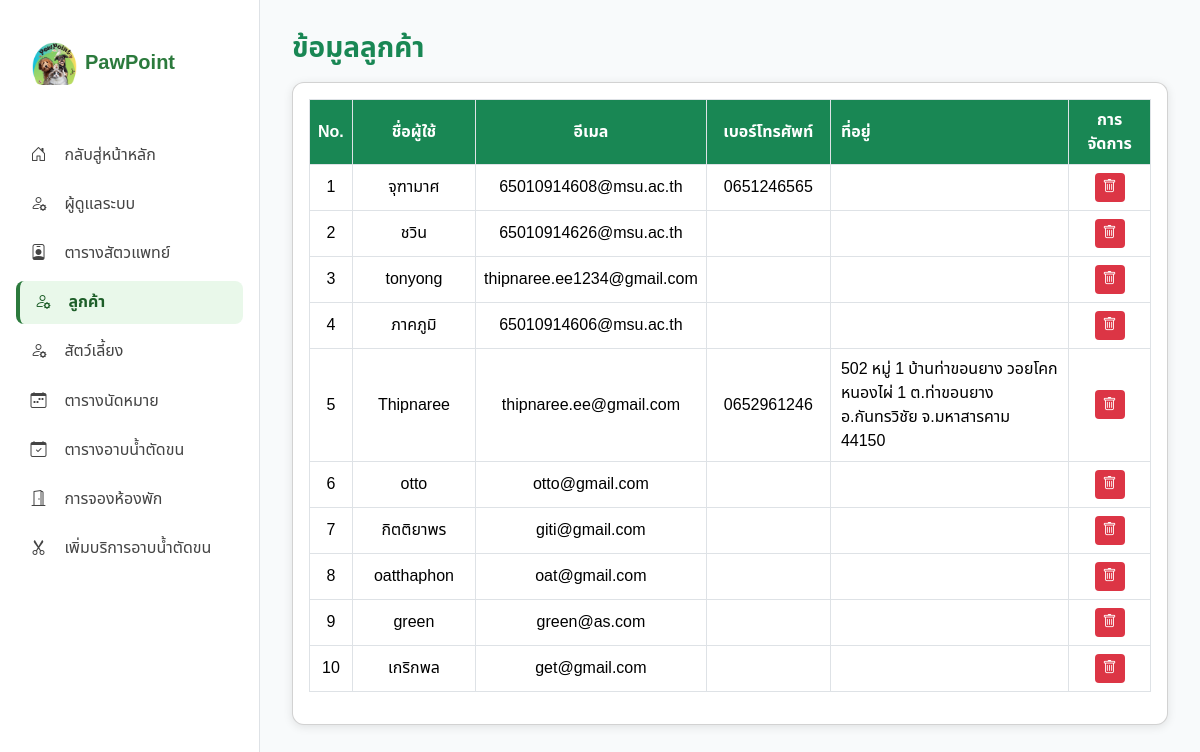
Screenshot of /myadmin/customer_list.php (signed in) with the database file from the repository.
### tables this page shows
CREATE TABLE `users` (
  `user_id` int(11) NOT NULL,
  `username` varchar(50) NOT NULL,
  `password` varchar(255) NOT NULL,
  `email` varchar(100) NOT NULL,
  `phone` varchar(20) NOT NULL,
  `address` text NOT NULL,
  `created_at` timestamp NOT NULL DEFAULT current_timestamp(),
  `status` enum('active','inactive') DEFAULT 'active'
);

### myadmin/customer_list.php (the view, shortened to what this page needs)
<?php
include '../myadmin/config/db.php';
$stmtCustomerList = $conn->query("
    SELECT user_id, username, email, phone, address
    FROM users
    WHERE (status = 'active' OR status IS NULL)
    ORDER BY user_id ASC
");
$customers = $stmtCustomerList->fetchAll(PDO::FETCH_ASSOC);
?>
<!DOCTYPE html>
<html lang="th">
<head>
    <link href="https://cdn.jsdelivr.net/npm/bootstrap@5.3.3/dist/css/bootstrap.min.css" rel="stylesheet">
    <link href="https://cdn.jsdelivr.net/npm/bootstrap-icons/font/bootstrap-icons.css" rel="stylesheet">
</head>
<body>
    <?php include 'sidebar.php'; ?>
    <div class="main-content">
        <h3 class="mb-3">ข้อมูลลูกค้า</h3>
        <div class="card p-3">
            <table class="table table-bordered table-hover align-middle">
                <thead>
                    <tr>
                        <th>No.</th>
                        <th>ชื่อผู้ใช้</th>
                        <th>อีเมล</th>
                        <th>เบอร์โทรศัพท์</th>
                        <th>ที่อยู่</th>
                        <th>การจัดการ</th>
                    </tr>
                </thead>
                <tbody>
                    <?php if (count($customers) > 0): ?>
                        <?php $i = 1;
                        foreach ($customers as $c): ?>
                            <tr>
                                <td><?= $i++ ?></td>
                                <td><?= htmlspecialchars($c['username'] ?? '-') ?></td>
                                <td><?= htmlspecialchars($c['email'] ?? '-') ?></td>
                                <td><?= htmlspecialchars($c['phone'] ?? '-') ?></td>
                                <td><?= nl2br(htmlspecialchars($c['address'] ?? '-')) ?></td>
                                <td>
                                    <button class="btn btn-danger btn-sm" onclick="confirmDelete(<?= $c['user_id'] ?>)">
                                        <i class='bi bi-trash'></i>
                                    </button>
                                </td>
                            </tr>
                        <?php endforeach; ?>
                    <?php else: ?>
                        <tr>
                            <td colspan="6" class="text-center text-muted">ไม่มีข้อมูลลูกค้าในระบบ</td>
                        </tr>
                    <?php endif; ?>
                </tbody>
            </table>
        </div>
    </div>
</body>
</html>

### myadmin/customer_list.php (style rules this page uses)
body { background-color: #f8fafb; font-family: 'Noto Sans Thai', sans-serif; }
.main-content { margin-left: 260px; padding: 2rem; }
.table th { background-color: #198754; color: white; text-align: center; }
.table td { text-align: center; vertical-align: middle; }
.card { border-radius: 12px; box-shadow: 0 2px 10px rgba(0, 0, 0, 0.1); background-color: #fff; }
h3 { color: #198754; font-weight: 700; }
.btn-danger { background-color: #dc3545; border: none; }
.table td, .table th { vertical-align: middle; text-align: center; word-wrap: break-word; white-space: normal; }
.table th:nth-child(2), .table td:nth-child(2) { width: 15%; }
.table th:nth-child(3), .table td:nth-child(3) { width: 20%; }
.table th:nth-child(4), .table td:nth-child(4) { width: 15%; }
.table th:nth-child(5), .table td:nth-child(5) { width: 30%; text-align: left; padding-left: 10px; padding-right: 10px; white-space: pre-wrap; word-wrap: break-word; overflow-wrap: break-word; max-width: 400px; }
.table th:nth-child(6), .table td:nth-child(6) { width: 10%; }

### myadmin/sidebar.php (style rules this page uses)
.main-content { margin-left: 260px; padding: 2rem; flex: 1; }

### rows the page displays
users: username "จุฑามาศ", email "65010914608@msu.ac.th", phone "0651246565"
users: username "ชวิน", email "65010914626@msu.ac.th"
users: username "tonyong", email "thipnaree.ee1234@gmail.com"
users: username "ภาคภูมิ", email "65010914606@msu.ac.th"
users: username "Thipnaree", email "thipnaree.ee@gmail.com", phone "0652961246", address "502 หมู่ 1 บ้านท่าขอนยาง วอยโคกหนองไผ่ 1 ต.ท่าขอนยาง อ.กันทรวิชัย จ.มหาสารคาม 44150"
users: username "otto", email "otto@gmail.com"
users: username "กิตติยาพร", email "giti@gmail.com"
users: username "oatthaphon", email "oat@gmail.com"
users: username "green", email "green@as.com"
users: username "เกริกพล", email "get@gmail.com"
